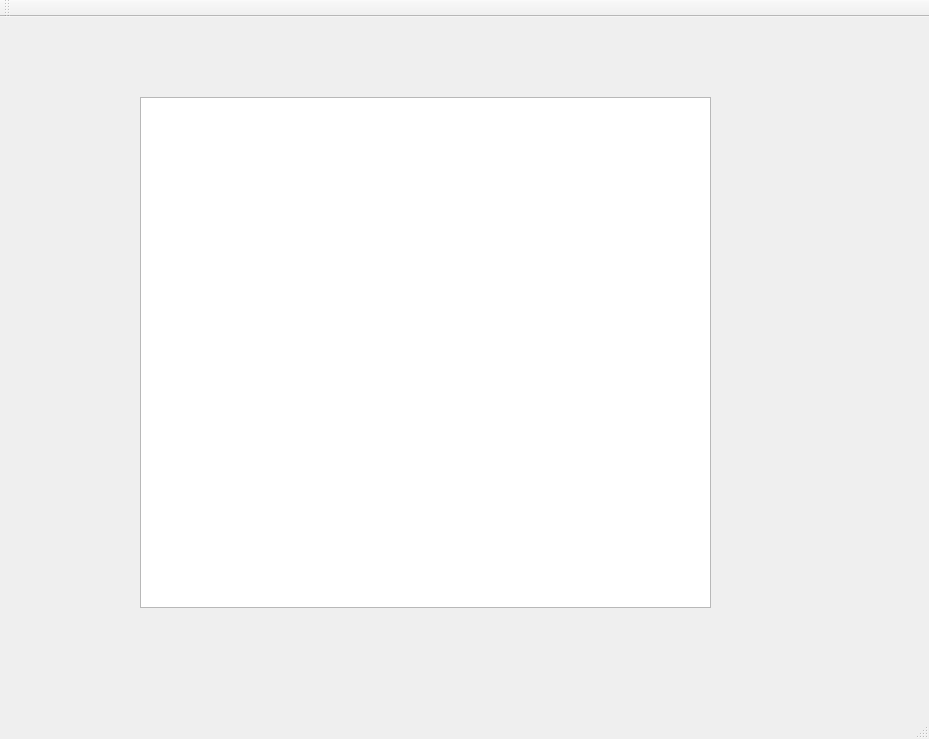
<?xml version="1.0" encoding="UTF-8"?>
<ui version="4.0">
 <class>MainWindow</class>
 <widget class="QMainWindow" name="MainWindow">
  <property name="geometry">
   <rect>
    <x>0</x>
    <y>0</y>
    <width>929</width>
    <height>739</height>
   </rect>
  </property>
  <property name="windowTitle">
   <string>MainWindow</string>
  </property>
  <widget class="QWidget" name="centralWidget">
   <widget class="QTableView" name="tableView">
    <property name="geometry">
     <rect>
      <x>140</x>
      <y>80</y>
      <width>571</width>
      <height>511</height>
     </rect>
    </property>
   </widget>
  </widget>
  <widget class="QMenuBar" name="menuBar">
   <property name="geometry">
    <rect>
     <x>0</x>
     <y>0</y>
     <width>929</width>
     <height>21</height>
    </rect>
   </property>
  </widget>
  <widget class="QToolBar" name="mainToolBar">
   <attribute name="toolBarArea">
    <enum>TopToolBarArea</enum>
   </attribute>
   <attribute name="toolBarBreak">
    <bool>false</bool>
   </attribute>
  </widget>
  <widget class="QStatusBar" name="statusBar"/>
 </widget>
 <layoutdefault spacing="6" margin="11"/>
 <resources/>
 <connections/>
</ui>
